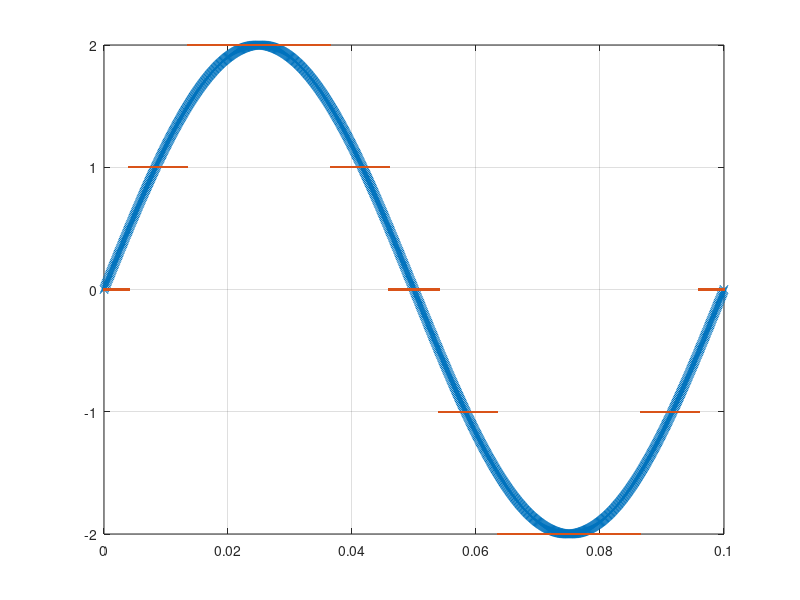

Reproduce this figure in MATLAB.
fs = 10000;
t = [0:1/fs:0.1];
f = 10; % Times at which to sample the sine function
sig = 2*sin(2*pi*f*t); % Original signal, a sine wave
partition = [-1.5, -0.5, 0.5, 1.5]; % Length 4, to represent 5 intervals
codebook = [-2 -1 0 1 2]; % Length 5, one entry for each interval
[index,quants] = quantiz(sig,partition,codebook); % Quantize.
figure
plot(t,sig,'x',t,quants,'.')
%legend('Original signal','Quantized signal');
grid on
